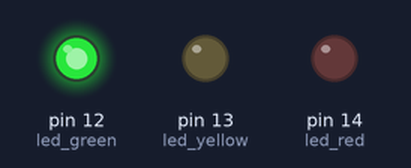
Bench run of a sketch on a simulated Arduino Uno, built with avr-gcc and run on an emulated ATmega328P. Shown: output pins drawn as LEDs (lit = HIGH).

Above: at 0.05 s.
At 0.75 s:
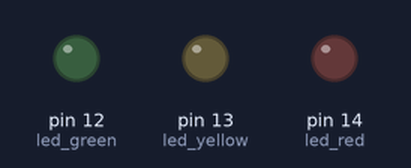
At 1.45 s:
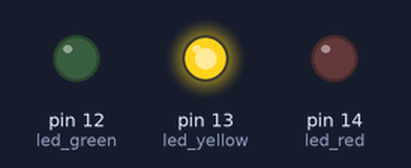
At 2.85 s:
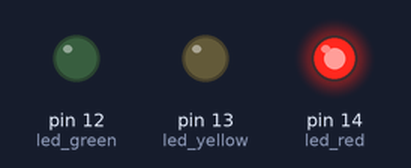
Timing chart, 0 to 3.1 s (numbered marks = the images above):
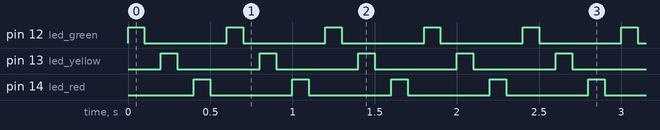

The sketch:

led_for.ino
```cpp
const int led_red =14;
const int led_yellow= 13;
const int led_green =12;

void setup() {
  pinMode(led_red, OUTPUT);
  pinMode(led_yellow, OUTPUT);
  pinMode(led_green, OUTPUT);

}

void loop() {

  for (int i=12; i<15; i++) {
  digitalWrite(i, HIGH);
  delay(100);
  digitalWrite(i, LOW);
  delay(100);
  }

}
```

Measured:
- by itself, pin 12 (led_green), pin 13 (led_yellow), pin 14 (led_red): alternates HIGH for 0.10 s and LOW for 0.50 s
